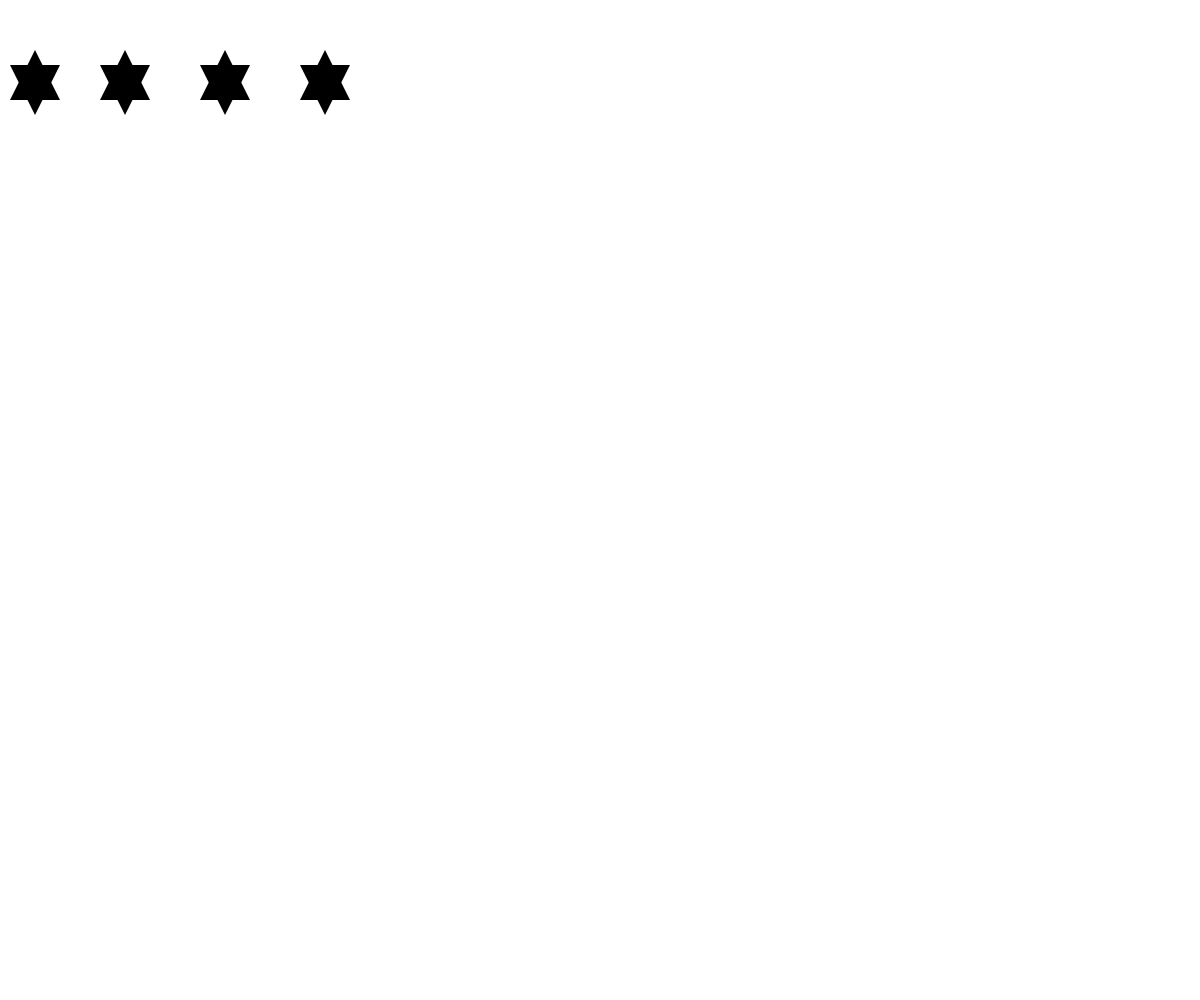
Frame 1 (no input)
Frame 60 (no input): identical to frame 1, image omitted
Frame 120 (the mouse pressed at the canvas centre since frame 60): identical to frame 1, image omitted

The p5.js sketch that drew this single still picture (run headless with seeded random() and noise() and a simulated clock; from frame 60 on, the mouse is pressed at the canvas centre):

// p5.js sketch
// ── sketch.js
function setup() {
  createCanvas(windowWidth, windowHeight);
  var x = floor(4.75);
  console.log(x);

  console.log(fun(3, 5));

  noStroke();
  fill(0);
  star(10, 50);
  star(100, 50);
  star(200, 50);
  star(300, 50);
}

function draw() {
  // put drawing code here
}

function fun(x, y) {
  return 5 * x - y;
}

function star(x, y, w, h) {
  console.log(x, y);
  triangle(x, 50+y, 25+x, y, 50+x, 50+y);
  triangle(x, 15+y, 50+x, 15+y, 25+x, 65+y);
}
